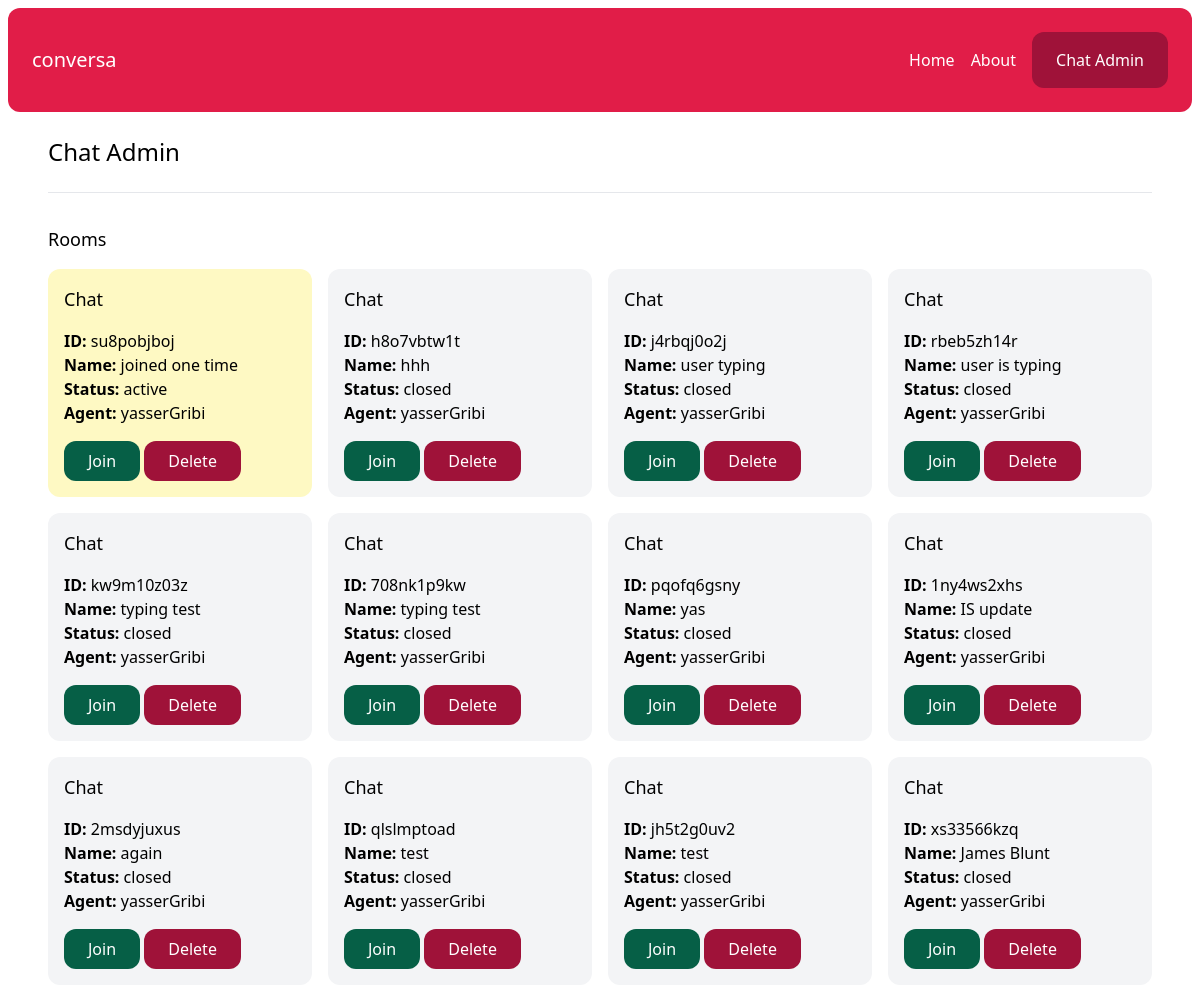
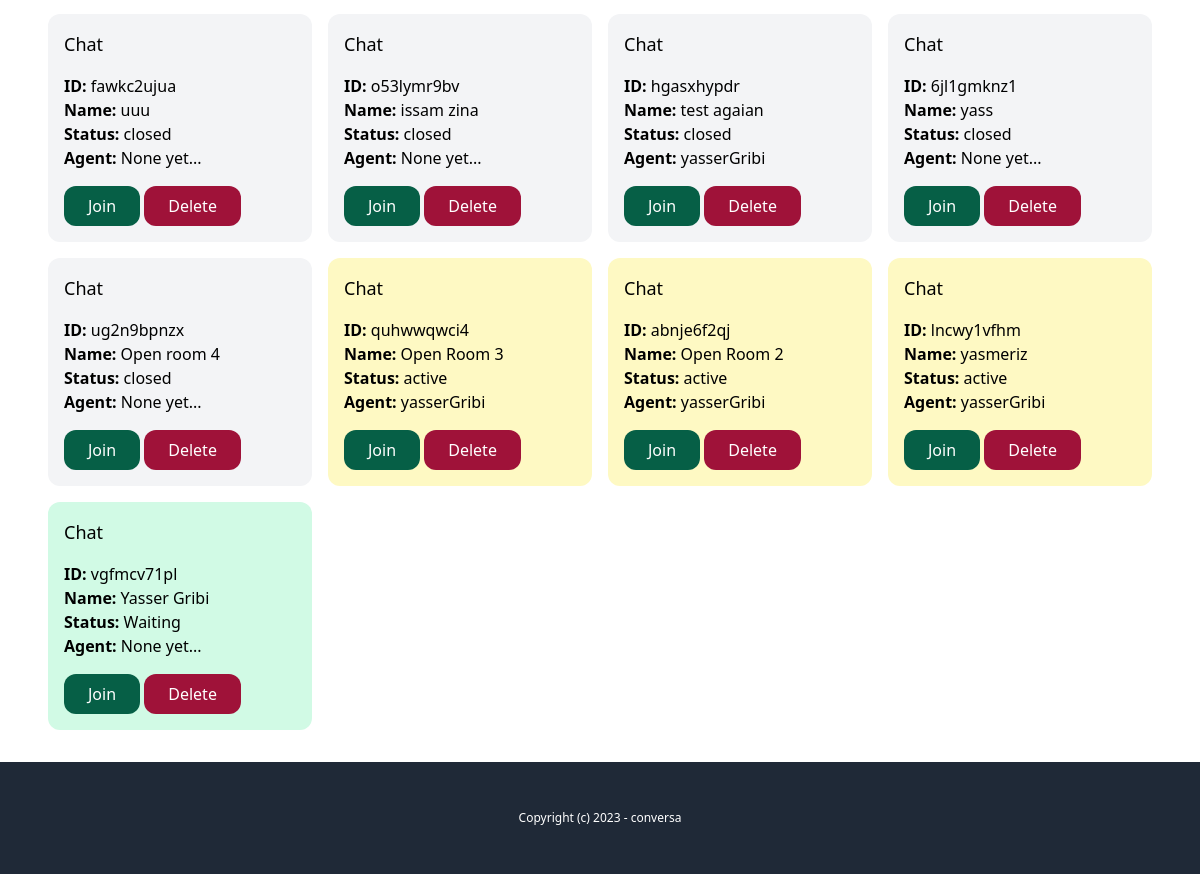
Page /chat-admin/ (signed in) on the committed database (2 pictures, top to bottom).
### chat/models.py (models this page shows, shortened)
class Room(models.Model):
    WAITING = 'waiting'
    ACTIVE = 'active'
    CLOSED = 'closed'
    CHOICES_STATUS = (
        (WAITING, 'Waiting'),
        (ACTIVE, 'active'),
        (CLOSED, 'closed'),
    )
    uuid = models.CharField(max_length=255)
    client = models.CharField(max_length=255)
    agent = models.ForeignKey(User, related_name='rooms', blank=True, null = True, on_delete= models.SET_NULL)
    messages = models.ManyToManyField(Message, blank=True)
    url = models.CharField(max_length=255, blank=True, null = True)
    status = models.CharField(max_length=20, choices=CHOICES_STATUS, default = WAITING )
    created_at = models.DateTimeField(auto_now_add=True)
    class Meta:
        ordering = ('-created_at',)

### account/models.py (models this page shows)
class User(AbstractBaseUser, PermissionsMixin):
    AGENT = 'agent'
    MANAGER = 'manager'
    ROLES_CHOICES = (
        (AGENT, 'Agent'),
        (MANAGER, 'Manager'),
    )
    id = models.UUIDField(primary_key=True, default=uuid.uuid4, editable=False)
    email = models.EmailField(unique=True)
    name = models.CharField(max_length=255, blank=True, default='')
    role = models.CharField(max_length=20, choices=ROLES_CHOICES, default=AGENT)
    is_active = models.BooleanField(default=True)
    is_superuser = models.BooleanField(default=False)
    is_staff = models.BooleanField(default=False)
    date_joined = models.DateTimeField(default=timezone.now)
    last_login = models.DateTimeField(blank=True, null=True)
    objects = CustomUserManager()
    USERNAME_FIELD = 'email'
    EMAIL_FIELD = 'email'
    REQUIRED_FIELDS = ['name']

### chat/views.py (the view)
# urls.py: path('chat-admin/', views.admin, name="admin"),
@login_required
def admin(request):
    rooms = Room.objects.all()
    users = User.objects.filter(is_staff=True)
    return render(request, 'chat/admin.html',{
        "rooms": rooms,
        "users": users,
    })

### chat/templates/chat/admin.html (shortened to what this page needs)
{% extends 'core/base.html' %}
{% block content %}
    <h1 class="text-2xl" >Chat Admin </h1>
    <hr class="my-6">
    <div class="mt-8">
        <h2 class="mb-4 text-lg">Rooms</h2>
       {% include 'chat/partials/room_list.html' %}
        </div>
    </div>
{% endblock %}

### chat/templates/chat/partials/room_list.html
<div class="grid grid-cols-4 gap-4">
    {% for room in rooms %}
        <div class="p-4 rounded-xl {% if room.status == 'waiting' %} bg-emerald-100{% elif room.status == 'active' %} bg-yellow-100 {% else %} bg-gray-100 {% endif %}">
            <h3 class="mb-4 text-lg">Chat</h3>
            <p>
                <b>ID:</b> {{ room.uuid }}<br>
                <b>Name:</b> {{ room.client }}<br>
                <b>Status:</b> {{ room.get_status_display }}<br>
                <b>Agent:</b> {% firstof room.agent.name 'None yet...' %}<br>
            </p>
            <a href="{% url 'chat:room' room.uuid %}" class="mt-4 inline-block py-2 px-6 bg-emerald-800 text-white rounded-xl">Join</a>
            <a href="{% url 'chat:delete_room' room.uuid %}" class="mt-4 inline-block py-2 px-6 bg-rose-800 text-white rounded-xl">Delete </a>
        </div>
    {% endfor %}

### rows in the picture
Room: uuid "su8pobjboj", client "joined one time", status "active", agent.name "yasserGribi"
Room: uuid "h8o7vbtw1t", client "hhh", status "closed", agent.name "yasserGribi"
Room: uuid "j4rbqj0o2j", client "user typing", status "closed", agent.name "yasserGribi"
Room: uuid "rbeb5zh14r", client "user is typing", status "closed", agent.name "yasserGribi"
Room: uuid "kw9m10z03z", client "typing test", status "closed", agent.name "yasserGribi"
Room: uuid "708nk1p9kw", client "typing test", status "closed", agent.name "yasserGribi"
Room: uuid "pqofq6gsny", client "yas", status "closed", agent.name "yasserGribi"
Room: uuid "1ny4ws2xhs", client "IS update", status "closed", agent.name "yasserGribi"
Room: uuid "2msdyjuxus", client "again", status "closed", agent.name "yasserGribi"
Room: uuid "qlslmptoad", client "test", status "closed", agent.name "yasserGribi"
Room: uuid "jh5t2g0uv2", client "test", status "closed", agent.name "yasserGribi"
Room: uuid "xs33566kzq", client "James Blunt", status "closed", agent.name "yasserGribi"
Room: uuid "fawkc2ujua", client "uuu", status "closed", agent "None yet..."
Room: uuid "o53lymr9bv", client "issam zina", status "closed", agent "None yet..."
Room: uuid "hgasxhypdr", client "test agaian", status "closed", agent.name "yasserGribi"
Room: uuid "6jl1gmknz1", client "yass", status "closed", agent "None yet..."
Room: uuid "ug2n9bpnzx", client "Open room 4", status "closed", agent "None yet..."
Room: uuid "quhwwqwci4", client "Open Room 3", status "active", agent.name "yasserGribi"
Room: uuid "abnje6f2qj", client "Open Room 2", status "active", agent.name "yasserGribi"
Room: uuid "lncwy1vfhm", client "yasmeriz", status "active", agent.name "yasserGribi"
Room: uuid "vgfmcv71pl", client "Yasser Gribi", status "Waiting", agent "None yet..."
